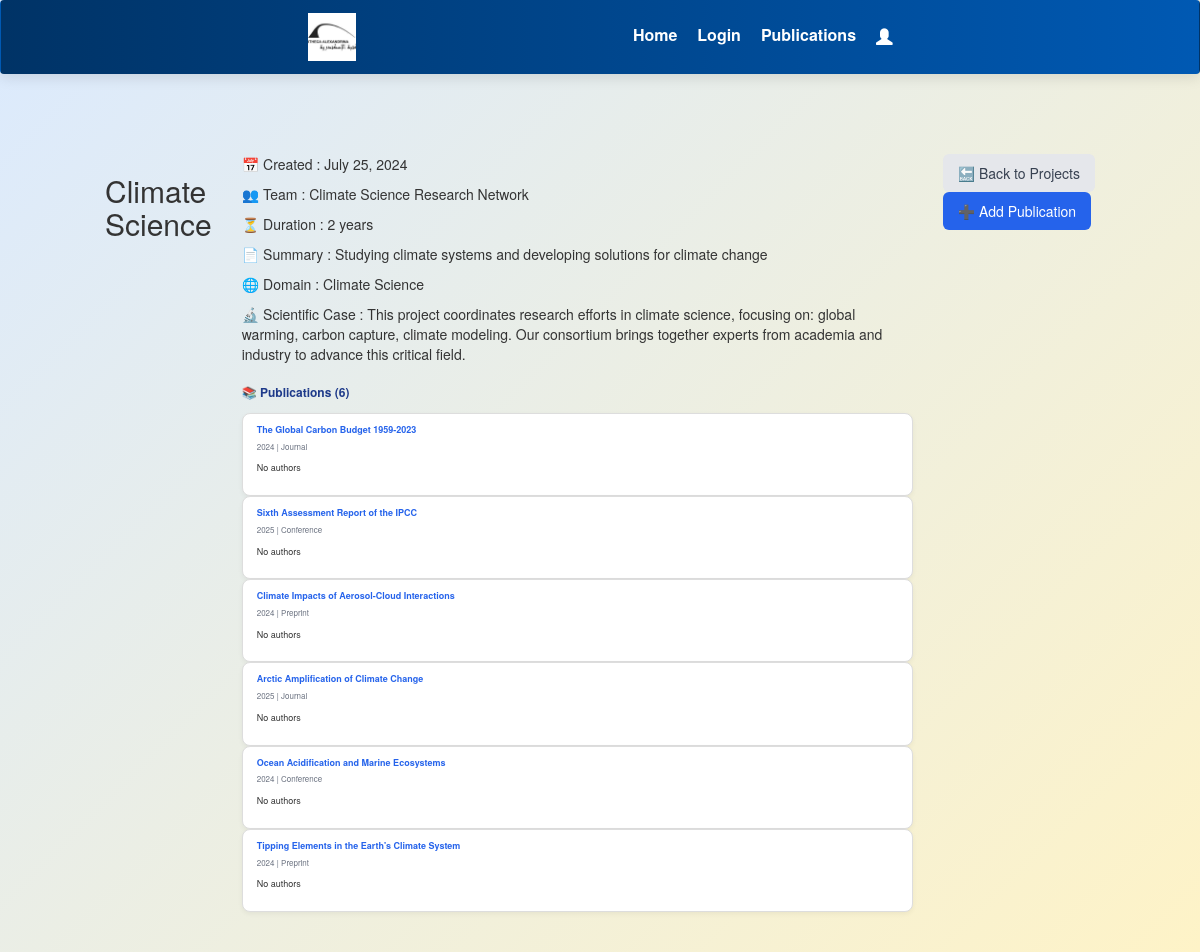
/project/4/, run on the app's committed database.
### projects/models.py (models this page shows, shortened)
class Project(models.Model):
    title = models.CharField(max_length=200)
    created= models.DateField()
    team  = models.CharField(max_length=300)
    abstract = models.TextField(default="No abstract yet")
    duration = models.CharField(max_length=100)
    domain = models.CharField(max_length=100)
    scientific_case = models.TextField()

class Publication(models.Model):
    project = models.ForeignKey(Project, on_delete=models.CASCADE, related_name='publications')
    title = models.CharField(max_length=200)
    author = models.CharField(Author,max_length=200)
    url = models.URLField(blank=True)
    year = models.PositiveIntegerField()
    file = models.FileField(upload_to='publications/files/', blank=True)
    image = models.ImageField(upload_to='publications/images/', blank=True)
    type = models.CharField(max_length=100, choices=PUBLICATION_TYPES)
    collaborators = models.ManyToManyField(Author)
    uploaded_at = models.DateTimeField(auto_now_add=True)
    abstract = models.TextField(default="No abstract yet")

### projects/views.py (the view)
# urls.py: path('project/<int:pk>/', views.project_detail, name='project_detail'),
def project_detail(request, pk):
    project = get_object_or_404(Project, pk=pk)
    publications = project.publications.all().prefetch_related('collaborators')
    return render(request, 'projects/project_detail.html', {
        'project': project,
        'publications': publications
    })

### projects/templates/projects/project_detail.html (shortened to what this page needs)
{% extends "base.html" %}
{% block content %}
<div class="container mx-auto p-4">
    <h2 class="text-3xl font-bold mb-6 text-gray-800">{{ project.title }}</h2>
    <div class="grid md:grid-cols-3 gap-8 mb-8">
        <div class="md:col-span-2 project-details-box">
            <p>📅 Created : {{ project.created }}</p>
            <p>👥 Team : {{ project.team }}</p>
            <p>⏳ Duration : {{ project.duration }}</p>
            <p>📄 Summary : {{ project.abstract }}</p>
            <p>🌐 Domain : {{ project.domain }}</p>
            <p>🔬 Scientific Case : {{ project.scientific_case }}</p>
            <p class="pub-section-title">📚 Publications ({{ publications|length }})</p>
            {% if publications %}
                <div class="flex gap-4 overflow-x-auto pb-2">
                    {% for pub in publications %}
                        <div class="pub-card">
                            <a href="{% url 'publication_detail' pub.id %}" class="pub-title">
                                {{ pub.title }}
                            </a>
                            <p class="pub-meta">{{ pub.year }} | {{ pub.type }}</p>
                            {% if pub.authors.exists %}
                                <p class="pub-meta">👥 {{ pub.authors.all|join:", " }}</p>
                            {% else %}
                                <p class="text-sm italic text-gray-400">No authors</p>
                            {% endif %}
                        </div>
                    {% endfor %}
                </div>
            {% else %}
                <p class="text-gray-500 italic">No publications added yet.</p>
            {% endif %}
        </div>
    </div>
    <div class="mt-6 flex gap-3">
        <a href="{% url 'projects_page' %}" class="btn btn-back">🔙 Back to Projects</a>
        <a href="{% url 'add_publication' project.id %}" class="btn btn-add">➕ Add Publication</a>
    </div>
</div>
{% endblock %}

### projects/static/css/styles.css (style rules this page uses)
:root { --primary: #2563eb; --primary-dark: #1d4ed8; --primary-hover: #1e40af; --secondary: #003366; --secondary-light: #0059b3; --accent: #ffd166; --bg-gradient: linear-gradient(135deg, #dbeafe, #fef3c7); --text-color: #2c3e50; --radius: 12px; --shadow-sm: 0 2px 8px rgba(0, 0, 0, 0.1); --shadow-md: 0 4px 14px rgba(0, 0, 0, 0.1); --shadow-lg: 0 8px 30px rgba(0, 0, 0, 0.08); }
*, *::before, *::after { box-sizing: border-box; }
html, body { margin: 0; padding: 0; height: 100%; font-family: 'Segoe UI', sans-serif; color: var(--text-color); background: var(--bg-gradient); }
.container { flex: 1; display: flex; max-width: 1200px; margin: 40px auto; gap: 30px; padding: 0 20px; animation: fadeInUp 0.8s ease; }

### projects/templates/projects/project_detail.html (style rules this page uses)
.pub-section-title { font-size: 1.2rem; font-weight: 700; margin-top: 20px; margin-bottom: 12px; color: #1e3a8a; }
.pub-card { background: white; padding: 10px 14px; border-radius: 8px; border: 1px solid #ddd; font-size: 0.9rem; min-width: 220px; box-shadow: 0 2px 5px rgba(0,0,0,0.05); transition: transform 0.2s ease, box-shadow 0.2s ease; flex-shrink: 0; }
.pub-title { color: #2563eb; font-weight: 600; text-decoration: none; }
.pub-meta { font-size: 0.8rem; color: #6b7280; margin-top: 4px; }
.btn { display: inline-block; padding: 8px 14px; border-radius: 6px; font-weight: 500; text-decoration: none; transition: background-color 0.2s ease; }
.btn-back { background-color: #e5e7eb; color: #374151; }
.btn-add { background-color: #2563eb; color: white; }

### data on the page
Project: title "Climate Science", created "July 25, 2024", team "Climate Science Research Network", duration "2 years", abstract "Studying climate systems and developing solutions for climate change", domain "Climate Science", scientific_case "This project coordinates research efforts in climate science, focusing on: global warming, carbon capture, climate modeling. Our consortium brings together experts from academia and industry to advance this critical field."
Publication: title "The Global Carbon Budget 1959-2023", year "2024", type "Journal"
Publication: title "Sixth Assessment Report of the IPCC", year "2025", type "Conference"
Publication: title "Climate Impacts of Aerosol-Cloud Interactions", year "2024", type "Preprint"
Publication: title "Arctic Amplification of Climate Change", year "2025", type "Journal"
Publication: title "Ocean Acidification and Marine Ecosystems", year "2024", type "Conference"
Publication: title "Tipping Elements in the Earth's Climate System", year "2024", type "Preprint"

### other printed values
{{ publications|length }} "6"
